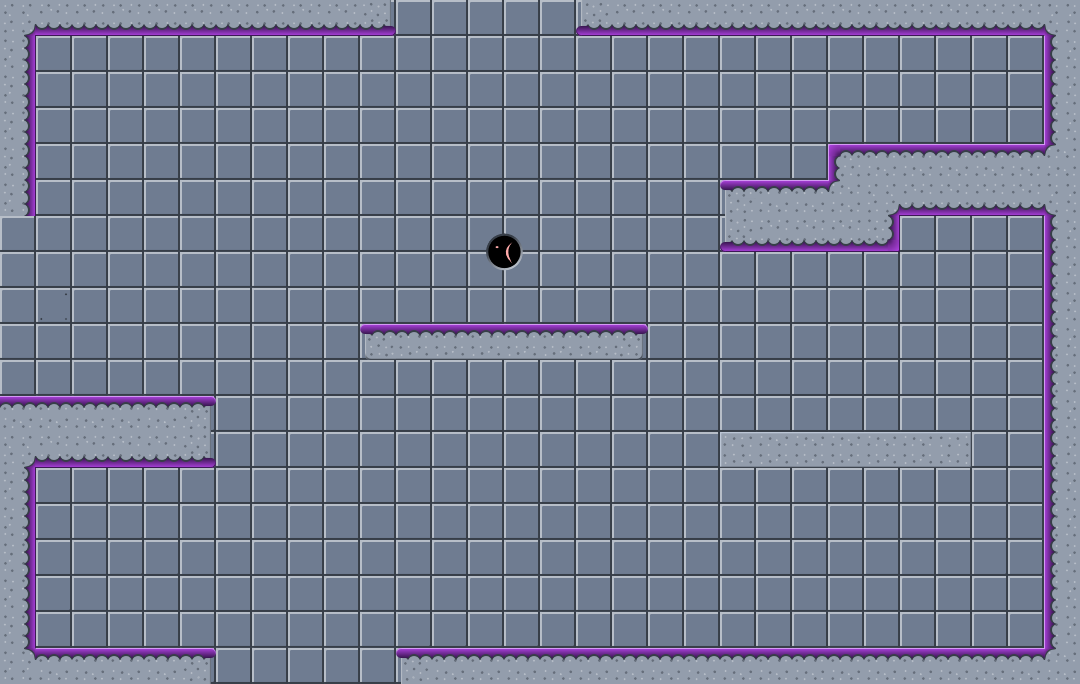

Below is a game level as drawn by its tile map, then a one-line description and the .tmx that defines it (tile-layer data replaced by summaries):
An orthogonal 30x19 tile map with 36x36 px tiles, 3 tile layers (bg, terrain, fg), 2 tilesets and 4 objects (2x start_location, floor, right_wall).

<map version="1.0" orientation="orthogonal" width="30" height="19" tilewidth="36" tileheight="36">
 <tileset firstgid="1" name="tileset" tilewidth="36" tileheight="36">
  <image source="../graphics/map/tileset.png" width="720" height="504" />
 </tileset>
 <tileset firstgid="281" name="player" tilewidth="64" tileheight="64">
  <image source="../graphics/trippers/tripper.png" width="64" height="64" />
 </tileset>
 <layer name="bg" width="30" height="19">
  <data>[570 cells, 570 non-empty, 16 distinct tile ids]</data>
 </layer>
 <layer name="terrain" width="30" height="19">
  <data>[570 cells, 124 non-empty, 36 distinct tile ids]</data>
 </layer>
 <layer name="fg" width="30" height="19">
  <data>[570 cells, 0 non-empty, 0 distinct tile ids]</data>
 </layer>
 <objectgroup name="zones" width="30" height="19">
  <object name="floor" x="0" y="648" width="1080" height="36" />
  <object name="right_wall" x="1044" y="0" width="36" height="648" />
  <object type="start_location" x="482" y="587" width="42" height="62" />
  <object type="start_location" x="482" y="587" width="42" height="62">
   <properties>
    <property name="rotation" value="0" />
   </properties>
  </object>
 </objectgroup>
</map>
